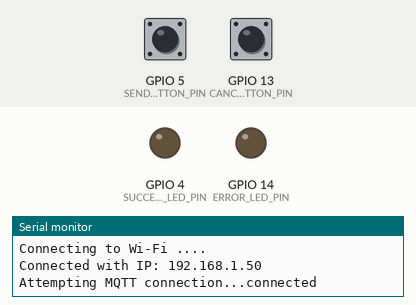
A sketch run on a simulated ESP8266 (NodeMCU). Shown: output pins drawn as LEDs (lit = HIGH), the last lines printed to the serial monitor. Dashed ring = blinking. Inputs (shaded band) come from the test bench; at power-on: GPIO 5 (SEND_HELP_BUTTON_PIN) LOW, GPIO 13 (CANCEL_HELP_BUTTON_PIN) LOW. WiFi joins after 1.5 s; servers stay silent unless stated; no MQTT or app messages arrive unless stated; not simulated (calls return 0 or success): secrets.h; names the files do not define were given values by the test bench: MQTT_PORT = 1883, SMTP_PORT = 80.

Above: at 3.2 s.
3.3 s: GPIO 5 (SEND_HELP_BUTTON_PIN) pulled HIGH for 0.15 s
At 4.7 s:
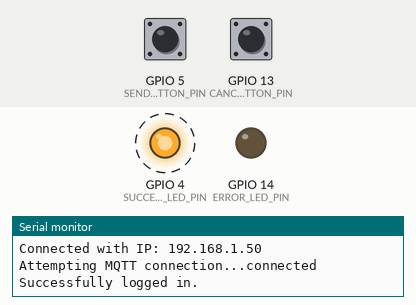
Timing chart, 0 to 10.4 s (numbered marks = the images above; inputs shaded):
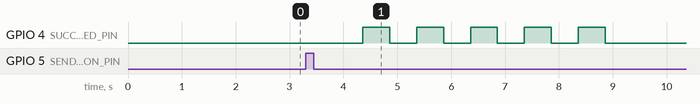

Measured:
- after the input at 3.3 s, GPIO 4 (SUCCESS_LED_PIN): alternates HIGH for 0.50 s and LOW for 0.50 s, 10 changes in all, then stays LOW, starting after 1.1 s

The sketch:

iot_help_alert_system.ino
```cpp
#include <ESP8266WiFi.h>
#include <ESP_Mail_Client.h>
#include <PubSubClient.h>

#include "secrets.h"

// Pin definitions
#define SEND_HELP_BUTTON_PIN 5       // GPIO5 for D1
#define CANCEL_HELP_BUTTON_PIN 13    // GPIO13 for D7
#define SUCCESS_LED_PIN 4            // GPIO4 for D2
#define ERROR_LED_PIN 14             // GPIO14 for D5

// MQTT topics
const char *help_topic_set = "homeassistant/button/help/set";
const char *cancel_help_topic_set = "homeassistant/button/cancel_help/set";
const char *help_topic_state = "homeassistant/button/help/state";
const char *cancel_help_topic_state = "homeassistant/button/cancel_help/state";

// Global objects for WiFi and MQTT
WiFiClient espClient;
PubSubClient mqttClient(espClient);

// Global objects for SMTP (email)
SMTPSession smtp;
SMTP_Message message;
Session_Config configSMTP;

void setup()
{
    Serial.begin(115200);
    Serial.println();

    initializeWiFi();
    initializeMQTT();
    initializePins();
    configureSMTP();
    configureNTP();
}

void loop()
{
    if (!mqttClient.connected())
    {
        reconnectMQTT();
    }
    mqttClient.loop();

    handleButtonPress();
    delay(100); // kad nesprogtu sistema
}

// Initializes the WiFi connection
void initializeWiFi()
{
    WiFi.begin(WIFI_SSID, WIFI_PASSWORD);
    Serial.print("Connecting to Wi-Fi ..");
    while (WiFi.status() != WL_CONNECTED)
    {
        Serial.print('.');
        delay(1000);
    }
    Serial.println();
    Serial.print("Connected with IP: ");
    Serial.println(WiFi.localIP());
    Serial.println();

    WiFi.setAutoReconnect(true);
    WiFi.persistent(true);
}

// Initializes the MQTT client and connects to the MQTT broker
void initializeMQTT()
{
    mqttClient.setServer(MQTT_SERVER, MQTT_PORT);
    mqttClient.setCallback(mqttCallback);
    reconnectMQTT();
}

// Attempts to reconnect to the MQTT broker
void reconnectMQTT()
{
    while (!mqttClient.connected())
    {
        Serial.print("Attempting MQTT connection...");
        // Attempt to connect with username and password
        if (mqttClient.connect("ESP8266Client", MQTT_USERNAME, MQTT_PASSWORD))
        {
            Serial.println("connected");
            // Subscribe to topics after successful connection
            mqttClient.subscribe(help_topic_set);
            mqttClient.subscribe(cancel_help_topic_set);
            mqttClient.publish(help_topic_state, "OFF");
            mqttClient.publish(cancel_help_topic_state, "OFF");
        }
        else
        {
            Serial.print("failed, rc=");
            Serial.print(mqttClient.state());
            Serial.println(" try again in 5 seconds");
            delay(5000);
        }
    }
}

// Callback function for MQTT messages
void mqttCallback(char *topic, byte *payload, unsigned int length)
{
    payload[length] = '\0';
    String message = String((char *) payload);

    if (String(topic) == help_topic_set && message == "ON")
    {
        setupEmailMessage("REIKALINGA PAGALBA!", "Labai reikia pagalbos, tiesiog žiauriai\nTestas");
        sendEmail();
    }
    else if (String(topic) == cancel_help_topic_set && message == "ON")
    {
        setupEmailMessage("PAGALBOS NEREIKIA!", "Buvo išsiųstas klaidingas pranešimas\nTestas");
        sendEmail();
    }
}

// Configures SMTP (email) settings
void configureSMTP()
{
    MailClient.networkReconnect(true);

    smtp.debug(1);

    smtp.callback(smtpCallback);

    configSMTP.server.host_name = SMTP_HOST;
    configSMTP.server.port = SMTP_PORT;
    configSMTP.login.email = SENDER_EMAIL;
    configSMTP.login.password = SENDER_PASSWORD;
    configSMTP.login.user_domain = "";
}

// Configures NTP (Network Time Protocol) settings for SMTP
void configureNTP()
{
    configSMTP.time.ntp_server = F("pool.ntp.org,time.nist.gov");
    configSMTP.time.gmt_offset = 2;
    configSMTP.time.day_light_offset = 0;
}

// Sets up the email message to be sent
void setupEmailMessage(String subject, String textMessage)
{
    message.sender.name = F("ESP8266");
    message.sender.email = SENDER_EMAIL;
    message.subject = subject.c_str();
    message.addRecipient(F("Dovydas"), RECIPIENT_EMAIL_1);

    message.text.content = textMessage.c_str();
    message.text.charSet = "us-ascii";
    message.text.transfer_encoding = Content_Transfer_Encoding::enc_7bit;

    message.priority = esp_mail_smtp_priority::esp_mail_smtp_priority_high;
    message.response.notify = esp_mail_smtp_notify_success | esp_mail_smtp_notify_failure | esp_mail_smtp_notify_delay;
}

// Initializes the pins for buttons and LEDs
void initializePins()
{
    pinMode(SEND_HELP_BUTTON_PIN, INPUT);
    pinMode(CANCEL_HELP_BUTTON_PIN, INPUT);
    pinMode(SUCCESS_LED_PIN, OUTPUT);
    pinMode(ERROR_LED_PIN, OUTPUT);
}

// Handles button presses and triggers email sending
void handleButtonPress()
{
    if (digitalRead(SEND_HELP_BUTTON_PIN) == HIGH)
    {
        mqttClient.publish(help_topic_state, "ON");
        setupEmailMessage("REIKALINGA PAGALBA!", "Labai reikia pagalbos, tiesiog žiauriai\nTestas");
        sendEmail();
        mqttClient.publish(help_topic_state, "OFF");
    }
    if (digitalRead(CANCEL_HELP_BUTTON_PIN) == HIGH)
    {
        mqttClient.publish(cancel_help_topic_state, "ON");
        setupEmailMessage("PAGALBOS NEREIKIA!", "Buvo išsiųstas klaidingas pranešimas\nTestas");
        sendEmail();
        mqttClient.publish(cancel_help_topic_state, "OFF");
    }
}

// Sends the email
void sendEmail()
{
    if (!connectToSMTP())
    {
        return;
    }

    if (!MailClient.sendMail(&smtp, &message))
    {
        ESP_MAIL_PRINTF("Error, Status Code: %d, Error Code: %d, Reason: %s", smtp.statusCode(), smtp.errorCode(),
                        smtp.errorReason().c_str());
        blinkLED(ERROR_LED_PIN, 5);
    }
    else
    {
        blinkLED(SUCCESS_LED_PIN, 5);
    }
}

// Connects to the SMTP server
bool connectToSMTP()
{
    if (!smtp.connect(&configSMTP))
    {
        ESP_MAIL_PRINTF("Connection error, Status Code: %d, Error Code: %d, Reason: %s", smtp.statusCode(),
                        smtp.errorCode(), smtp.errorReason().c_str());
        blinkLED(ERROR_LED_PIN, 5);
        return false;
    }
    if (!smtp.isLoggedIn())
    {
        Serial.println("\nNot yet logged in.");
    }
    else
    {
        if (smtp.isAuthenticated())
            Serial.println("\nSuccessfully logged in.");
        else
            Serial.println("\nConnected with no Auth.");
    }
    return true;
}

// Blinks an LED on a specified pin for a specified duration
void blinkLED(int ledPin, int duration)
{
    for (int i = 0; i < duration; i++)
    {
        digitalWrite(ledPin, HIGH);
        delay(500);
        digitalWrite(ledPin, LOW);
        delay(500);
    }
}

// Callback function to get the Email sending status
void smtpCallback(SMTP_Status status)
{
    // Print the sending result
    Serial.println(status.info());

    // Print the sending result
    if (status.success())
    {
        Serial.println("-------------------------");
        ESP_MAIL_PRINTF("Message sent success: %d\n", status.completedCount());
        ESP_MAIL_PRINTF("Message sent failed: %d\n", status.failedCount());
        Serial.println("-------------------------\n");

        for (size_t i = 0; i < smtp.sendingResult.size(); i++)
        {
            // Get the result item
            SMTP_Result result = smtp.sendingResult.getItem(i);

            ESP_MAIL_PRINTF("Message No: %d\n", i + 1);
            ESP_MAIL_PRINTF("Status: %s\n", result.completed ? "success" : "failed");
            ESP_MAIL_PRINTF("Date/Time: %s\n",
                            MailClient.Time.getDateTimeString(result.timestamp, "%B %d, %Y %H:%M:%S").c_str());
            ESP_MAIL_PRINTF("Recipient: %s\n", result.recipients.c_str());
            ESP_MAIL_PRINTF("Subject: %s\n", result.subject.c_str());
        }
        Serial.println("-------------------------\n");

        // Clear sending result to manage memory usage
        smtp.sendingResult.clear();
    }
}
```
